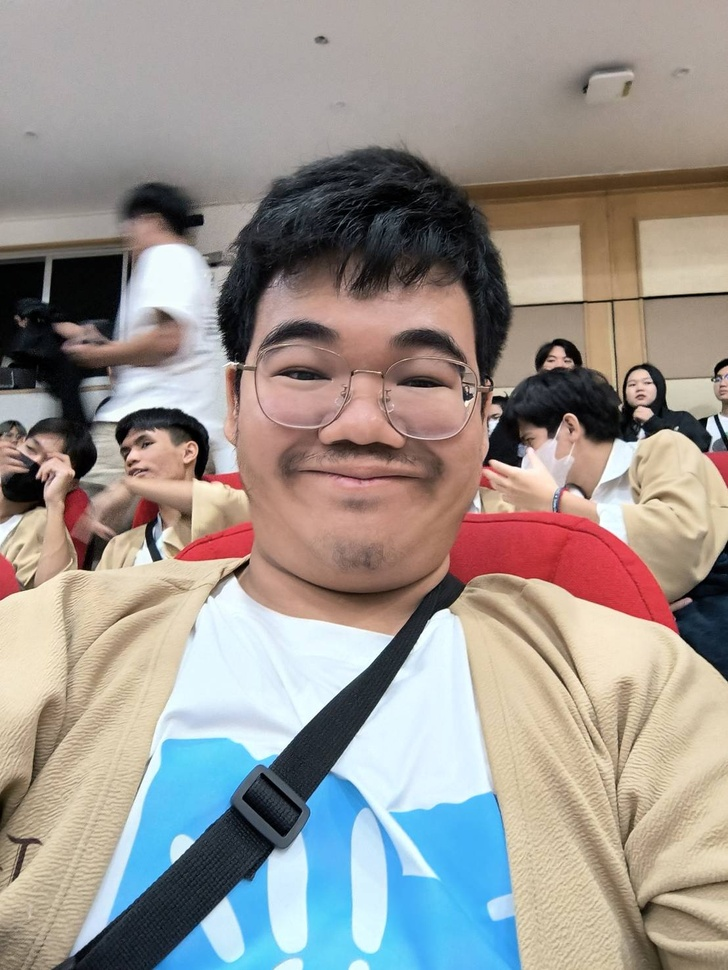
#> input picture face dectect/human.jpg, 728 x 970 px, shrunk from 1108 x 1477 before the run
$ python face.py
#> lines starting #> are read from the running program, lines starting #| are printed output that depends on the picture; after the words box and inside, x2 and y2 are one past the last pixel; in counts of white or black regions, pixels touching at a corner belong together
import cv2 as cv

img = cv.imread('human.jpg')
#> img is the input picture: shape (970, 728, 3); mean B, G, R 143.5, 148.8, 155.7
face_model = cv.CascadeClassifier('face-detect-model.xml')
gray_scale = cv.cvtColor(img, cv.COLOR_BGR2GRAY)
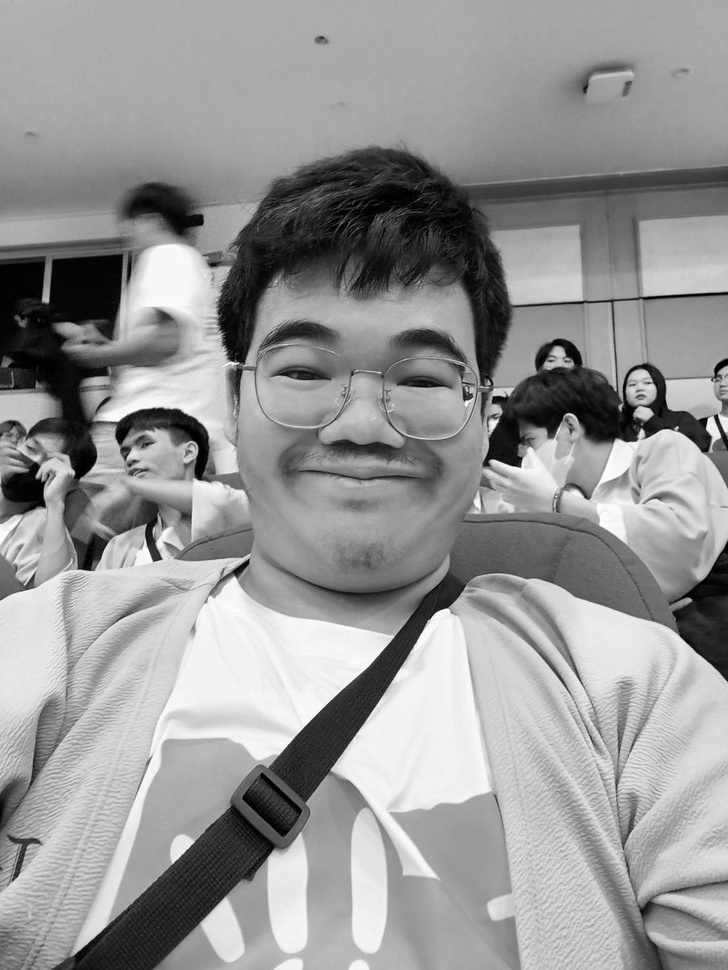
#> gray_scale: shape (970, 728); min 0, max 255, mean 150.3
faces = face_model.detectMultiScale(gray_scale)
#> faces = [[622, 369, 37, 37], [217, 247, 298, 298]]

for (x,y,w,h) in faces:
    cv.rectangle(img, (x,y), (x+w,y+h), (255,255,0), 2)
#> this loop made 2 passes
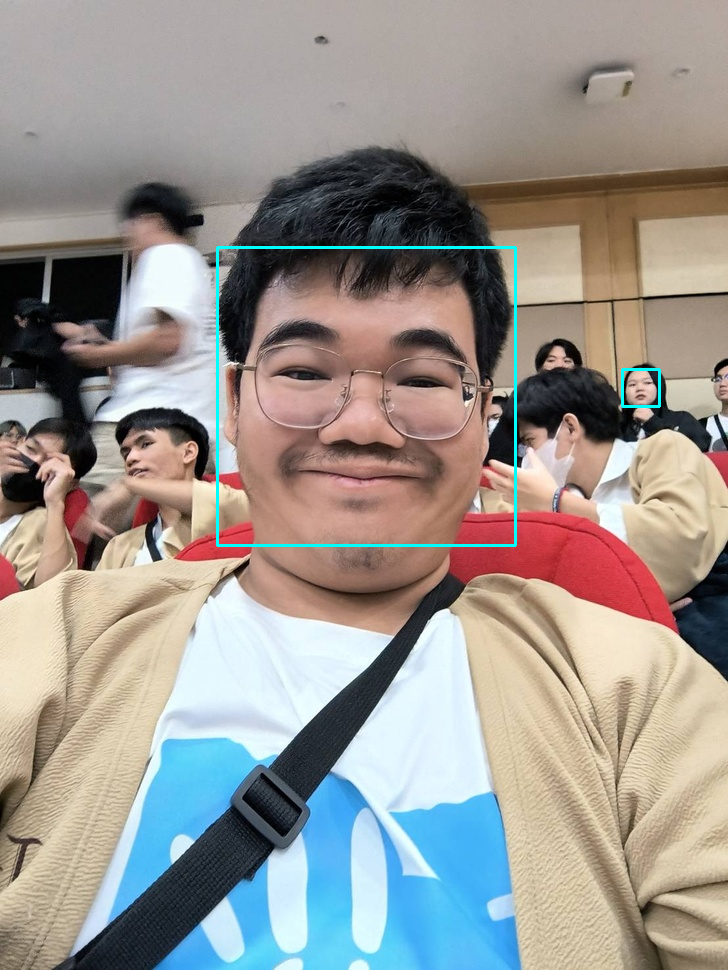
#> img: shape (970, 728, 3); 0.57% of pixels changed, all inside (x1, y1, x2, y2) = (216, 246, 661, 547)


cv.imshow('image', img)
cv.waitKey(0)
cv.destroyAllWindows()
